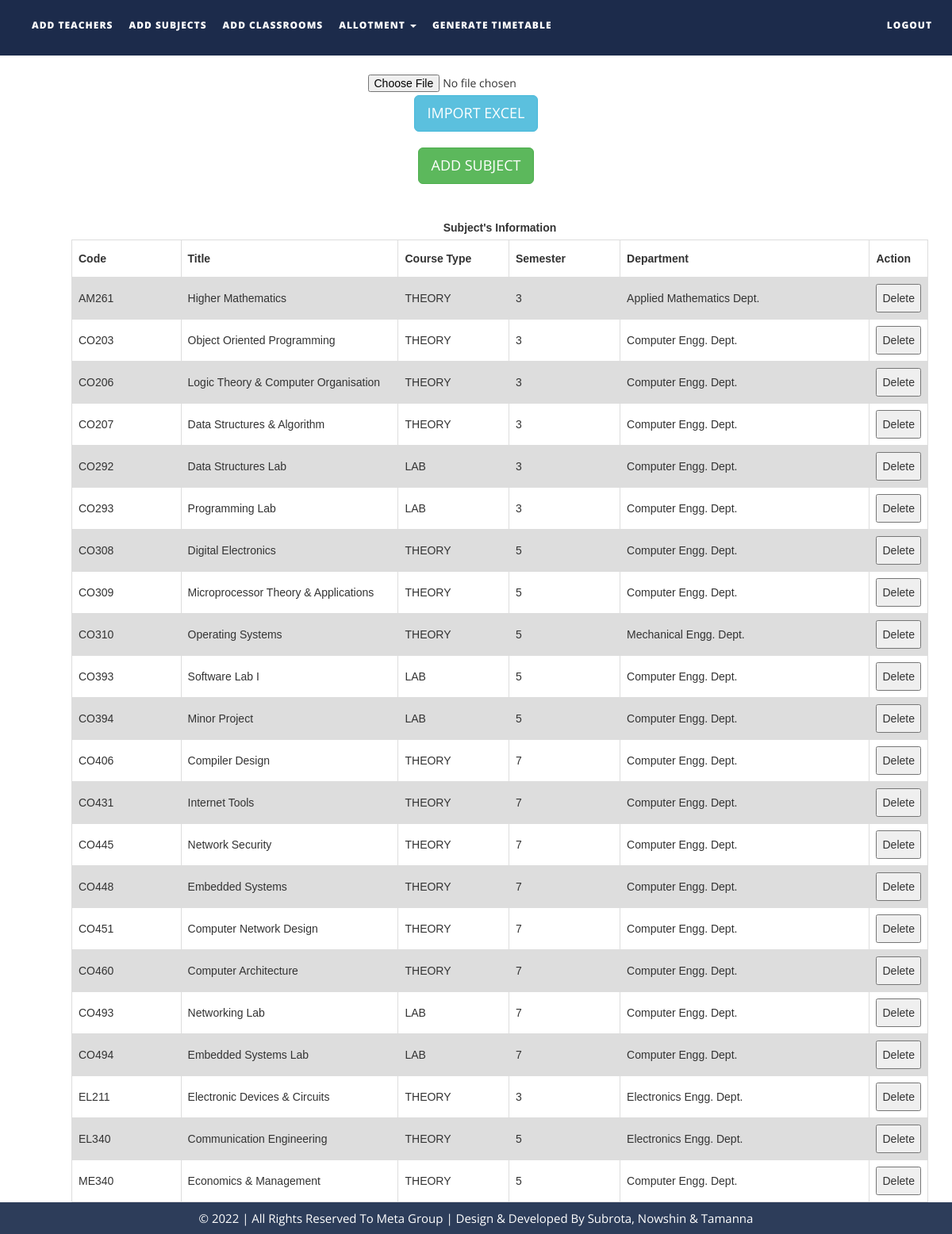
Page /files/addsubjects.php on the committed database.
### tables this page shows
CREATE TABLE `subjects` (
  `subject_code` varchar(10) NOT NULL,
  `subject_name` varchar(50) NOT NULL,
  `course_type` varchar(15) NOT NULL,
  `semester` int(1) NOT NULL,
  `department` varchar(50) NOT NULL,
  `isAlloted` int(1) NOT NULL,
  `allotedto` text NOT NULL,
  `allotedto2` text NOT NULL,
  `allotedto3` text NOT NULL
);

### files/addsubjects.php (the view, shortened to what this page needs)
<!DOCTYPE html>
<html xmlns="http://www.w3.org/1999/xhtml">
<head>
    <link href="assets/css/bootstrap.css" rel="stylesheet"/>
    <link href="assets/css/font-awesome.min.css" rel="stylesheet"/>
    <link href="assets/css/flexslider.css" rel="stylesheet"/>
    <link href="assets/css/style.css" rel="stylesheet"/>
</head>
<body>
<div class="navbar navbar-inverse navbar-fixed-top " id="menu">
    <div class="container">
        <div class="navbar-collapse collapse move-me">
            <ul class="nav navbar-nav navbar-left">
                <li><a href="addteachers.php">ADD TEACHERS</a></li>
                <li><a href="addsubjects.php">ADD SUBJECTS</a></li>
                <li><a href="addclassrooms.php">ADD CLASSROOMS</a></li>
                <li class="dropdown"><a class="dropdown-toggle" data-toggle="dropdown" aria-expanded="false">ALLOTMENT
                        <span class="caret"></span></a>
                </li>
                <li><a href="generatetimetable.php">GENERATE TIMETABLE</a></li>
            </ul>
            <ul class="nav navbar-nav navbar-right">
                <li><a href="index.php">LOGOUT</a></li>
            </ul>
        </div>
    </div>
</div>
<br>
<div align="center" style="margin-top:60px">
    <form name="import" method="post" enctype="multipart/form-data">
        <input type="file" name="file"/>
        <input type="submit" name="subjectexcel" id="subjectexcel" class="btn btn-info btn-lg" value="IMPORT EXCEL"/>
    </form>
</div>
<div align="center" style="margin-top: 20px">
    <button id="subjectmanual" class="btn btn-success btn-lg">ADD SUBJECT</button>
</div>
<div>
    <br>
    <table id=subjectstable style="margin-left: 90px">
        <caption><strong> Subject's Information</strong></caption>
        <tr>
            <th width="150">Code</th>
            <th width=300>Title</th>
            <th width=150>Course Type</th>
            <th width="150">Semester</th>
            <th width="350">Department</th>
            <th width="40">Action</th>
        </tr>
        <?php
        $q = mysqli_query(mysqli_connect("localhost", "root", "", "ttms"),
            "SELECT * FROM subjects ORDER BY subject_code ASC ");
        while ($row = mysqli_fetch_assoc($q)) {
            echo "<tr><td>{$row['subject_code']}</td>
                    <td>{$row['subject_name']}</td>
                    <td>{$row['course_type']}</td>
                    <td>{$row['semester']}</td>
                     <td>{$row['department']}</td>
                     <td><button>Delete</button></td>
                    </tr>\n";
        }
        ?>
    </table>
</div>
<div id="footer">
    &copy 2022 | All Rights Reserved To Meta Group |  <a href="https://github.com/subrotadey" style="color: #fff" target="_blank">Design & Developed By Subrota, Nowshin & Tamanna
</div>
</body>
</html>

### files/assets/css/style.css (style rules this page uses)
#menu { background-color: rgba(28, 43, 75, 1); color: #fff; font-size: 12px; font-weight: 900; letter-spacing: 1px; min-height: 70px; }
.navbar-inverse { border-color: transparent; }
.navbar-inverse .navbar-nav > li > a, .navbar-inverse .navbar-nav > li > a:hover { color: #FFF; padding: 22px 10px; }
#footer { padding: 5px 20px; background-color: #2d3d5a; text-align: center; color: #fff; font-size: 15px; }

### files/addsubjects.php (style rules this page uses)
table { margin-top: 10px; font-family: arial, sans-serif; border-collapse: collapse; margin-left: 50px; width: 90%; }
td, th { border: 1px solid #dddddd; text-align: left; padding: 8px; }
tr:nth-child(even) { background-color: #dddddd; }

### rows in the picture
subjects: subject_code "AM261", subject_name "Higher Mathematics", course_type "THEORY", semester "3", department "Applied Mathematics Dept."
subjects: subject_code "CO203", subject_name "Object Oriented Programming", course_type "THEORY", semester "3", department "Computer Engg. Dept."
subjects: subject_code "CO206", subject_name "Logic Theory & Computer Organisation", course_type "THEORY", semester "3", department "Computer Engg. Dept."
subjects: subject_code "CO207", subject_name "Data Structures & Algorithm", course_type "THEORY", semester "3", department "Computer Engg. Dept."
subjects: subject_code "CO292", subject_name "Data Structures Lab", course_type "LAB", semester "3", department "Computer Engg. Dept."
subjects: subject_code "CO293", subject_name "Programming Lab", course_type "LAB", semester "3", department "Computer Engg. Dept."
subjects: subject_code "CO308", subject_name "Digital Electronics", course_type "THEORY", semester "5", department "Computer Engg. Dept."
subjects: subject_code "CO309", subject_name "Microprocessor Theory & Applications", course_type "THEORY", semester "5", department "Computer Engg. Dept."
subjects: subject_code "CO310", subject_name "Operating Systems", course_type "THEORY", semester "5", department "Mechanical Engg. Dept."
subjects: subject_code "CO393", subject_name "Software Lab I", course_type "LAB", semester "5", department "Computer Engg. Dept."
subjects: subject_code "CO394", subject_name "Minor Project", course_type "LAB", semester "5", department "Computer Engg. Dept."
subjects: subject_code "CO406", subject_name "Compiler Design", course_type "THEORY", semester "7", department "Computer Engg. Dept."
subjects: subject_code "CO431", subject_name "Internet Tools", course_type "THEORY", semester "7", department "Computer Engg. Dept."
subjects: subject_code "CO445", subject_name "Network Security", course_type "THEORY", semester "7", department "Computer Engg. Dept."
subjects: subject_code "CO448", subject_name "Embedded Systems", course_type "THEORY", semester "7", department "Computer Engg. Dept."
subjects: subject_code "CO451", subject_name "Computer Network Design", course_type "THEORY", semester "7", department "Computer Engg. Dept."
subjects: subject_code "CO460", subject_name "Computer Architecture", course_type "THEORY", semester "7", department "Computer Engg. Dept."
subjects: subject_code "CO493", subject_name "Networking Lab", course_type "LAB", semester "7", department "Computer Engg. Dept."
subjects: subject_code "CO494", subject_name "Embedded Systems Lab", course_type "LAB", semester "7", department "Computer Engg. Dept."
subjects: subject_code "EL211", subject_name "Electronic Devices & Circuits", course_type "THEORY", semester "3", department "Electronics Engg. Dept."
subjects: subject_code "EL340", subject_name "Communication Engineering", course_type "THEORY", semester "5", department "Electronics Engg. Dept."
subjects: subject_code "ME340", subject_name "Economics & Management", course_type "THEORY", semester "5", department "Computer Engg. Dept."
